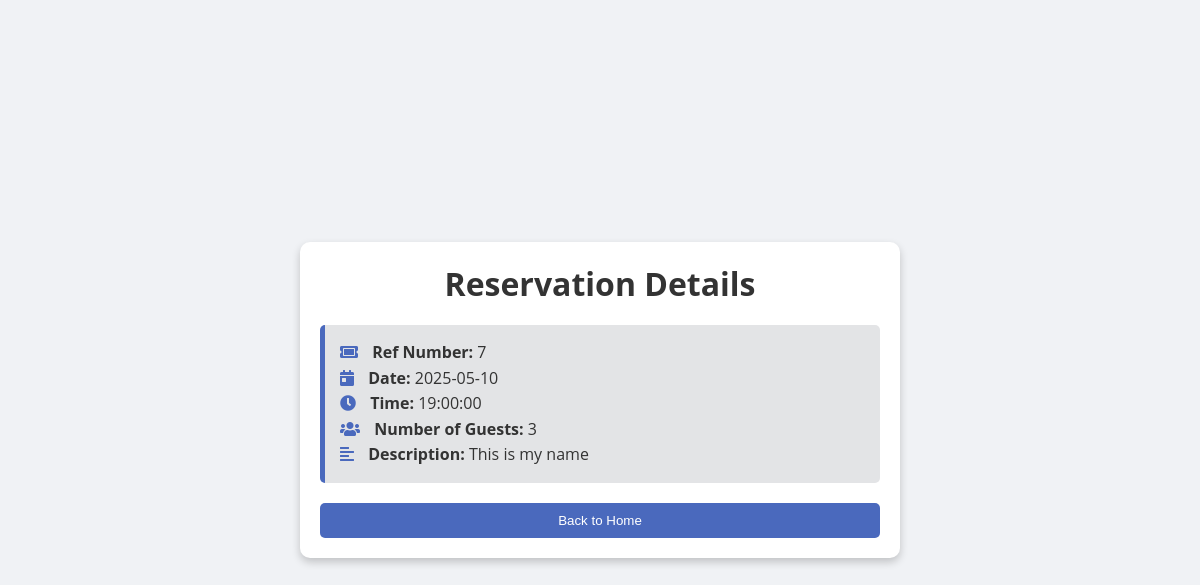
The app's page /Pages/checkout/formD.php (signed in) with its own data.
### tables this page shows
CREATE TABLE `reservation` (
  `id` int(100) NOT NULL,
  `customer_id` int(100) DEFAULT NULL,
  `theme_id` int(100) DEFAULT NULL,
  `vendor_id` int(100) DEFAULT NULL,
  `venue_id` int(100) DEFAULT NULL,
  `admin_id` int(100) DEFAULT NULL,
  `date` date DEFAULT NULL,
  `time` time DEFAULT NULL,
  `description` varchar(1000) DEFAULT NULL,
  `no_guests` int(100) DEFAULT NULL,
  `status` varchar(255) NOT NULL
);

### Pages/checkout/formD.php (the view, shortened to what this page needs)
<!DOCTYPE html>
<html lang="en">
<head>
    <link rel="stylesheet" href="https://cdnjs.cloudflare.com/ajax/libs/font-awesome/5.15.3/css/all.min.css">
</head>
<body>
 <?php
if (isset($_SESSION['id'])) {
    include '../../Include/connectin.php';
    $userId = $_SESSION['id'];
} else {
    $userName = "Log In";
}
?>
    <div class="container">
        <h1 class="title">Reservation Details</h1>
        <div class="form-container" id="reservationForm">
            <?php
            include('../../Include/connectin.php');
            $sql = "SELECT * FROM reservation WHERE customer_id = $userId ORDER BY id DESC LIMIT 1";
$result = $conn->query($sql);
            if ($result->num_rows > 0) {
                while ($row = $result->fetch_assoc()) {
                    echo '<div class="reservation-item">';
                    echo '<p><i class="fas fa-ticket-alt"></i><strong> Ref Number:</strong> ' . $row['id'] . '</p>';
                    echo '<p><i class="fas fa-calendar-day"></i><strong> Date:</strong> ' . $row['date'] . '</p>';
                    echo '<p><i class="fas fa-clock"></i><strong> Time:</strong> ' . $row['time'] . '</p>';
                    echo '<p><i class="fas fa-users"></i><strong> Number of Guests:</strong> ' . $row['no_guests'] . '</p>';
                    echo '<p><i class="fas fa-align-left"></i><strong> Description:</strong> ' . $row['description'] . '</p>';
                    echo '</div>';
                }
            } else {
                echo '<p class="no-reservation">No reservations found.</p>';
            }
            ?>
        </div>
        <button class="back-button" onclick="window.location.href='../../Pages/Home/index.php'">Back to Home</button>
    </div>
</body>
</html>

### Pages/checkout/formD.php (style rules this page uses)
* { margin: 0; padding: 0; box-sizing: border-box; }
body { font-family: 'Open Sans', sans-serif; background-color: #f0f2f5; display: flex; justify-content: center; align-items: center; min-height: 100vh; padding: 20px; }
.container { background: #ffffff; padding: 20px; border-radius: 10px; box-shadow: 0 4px 8px rgba(0, 0, 0, 0.2); width: 100%; max-width: 600px; animation: fadeIn 0.5s ease-out; }
.title { text-align: center; margin-bottom: 20px; color: #333; font-size: 2rem; }
.form-container { margin-bottom: 20px; }
.reservation-item { background: #e3e4e6; border-left: 5px solid #4a69bd; padding: 15px; margin-bottom: 15px; border-radius: 5px; transition: transform 0.3s ease; }
.reservation-item p { font-size: 16px; line-height: 1.6; color: #333; }
.reservation-item i { margin-right: 10px; color: #4a69bd; }
.back-button { display: block; width: 100%; padding: 10px; border: none; background-color: #4a69bd; color: white; border-radius: 5px; cursor: pointer; transition: background-color 0.3s ease; }

### records on screen
reservation: id "7", date "2025-05-10", time "19:00:00", no_guests "3", description "This is my name"
